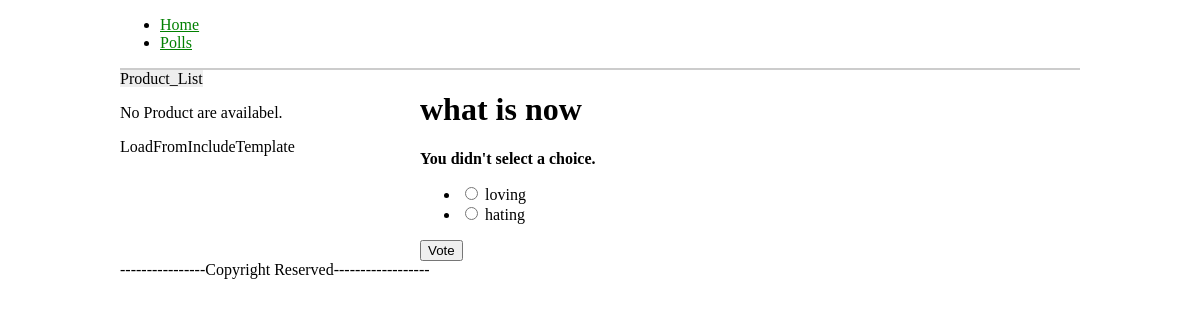
/polls/2/vote/, run on the app's committed database.
### polls/models.py (models this page shows, shortened)
class Poll(models.Model):
    question=models.CharField(max_length=200)
    pub_date=models.DateTimeField("date published")
    def was_published_recently(self):
        return timezone.now()>self.pub_date>=timezone.now()-datetime.timedelta(days=1)
    was_published_recently.admin_order_fied='pub_date'
    was_published_recently.boolean=True
    was_published_recently.short_description="Published recently?"

class Choice(models.Model):
    poll=models.ForeignKey(Poll)
    choice_text=models.CharField(max_length=200)
    votes=models.IntegerField(default=0)

### polls/views.py (the view)
# urls.py: ,url(r'^(?P<poll_id>\d+)/vote/$',views.vote,name='vote')
def vote(request,poll_id):
    p=get_object_or_404(Poll,pk=poll_id)
    try:
        selected_choice=p.choice_set.get(pk=request.POST['choice'])
    except(KeyError,Choice.DoesNotExist):
        return render(request,'polls/detail.html',{'poll':p,'error_message':"You didn't select a choice."})
    else:
        selected_choice.votes+=1
        selected_choice.save()
    return HttpResponseRedirect(reverse('polls:results',args=(p.id,)))

### polls/templates/polls/detail.html (shortened to what this page needs)
{%extends 'base.html'%}
{%block content%}
<h1>{{poll.question}}</h1>
{%if error_message%}<p><strong>{{error_message}}</strong></p>{%endif%}
<form action="{%url 'polls:vote' poll.id %}" method="post">
<ul>
{%for choice in poll.choice_set.all%}
<li> <input type="radio" name="choice" id="choice{{forloop.counter}}"
	value="{{choice.id}}"/> <label for="choice{{forloop.counter}}"
	> {{choice.choice_text}}</label></li>
{%endfor%}
</ul>
<input type="submit" value="Vote"/>
</form>
{%endblock%}

### data on the page
Poll: question "what is now"
Choice: choice_text "loving"
Choice: choice_text "hating"

### other printed values
{{ error_message }} "You didn't select a choice."
